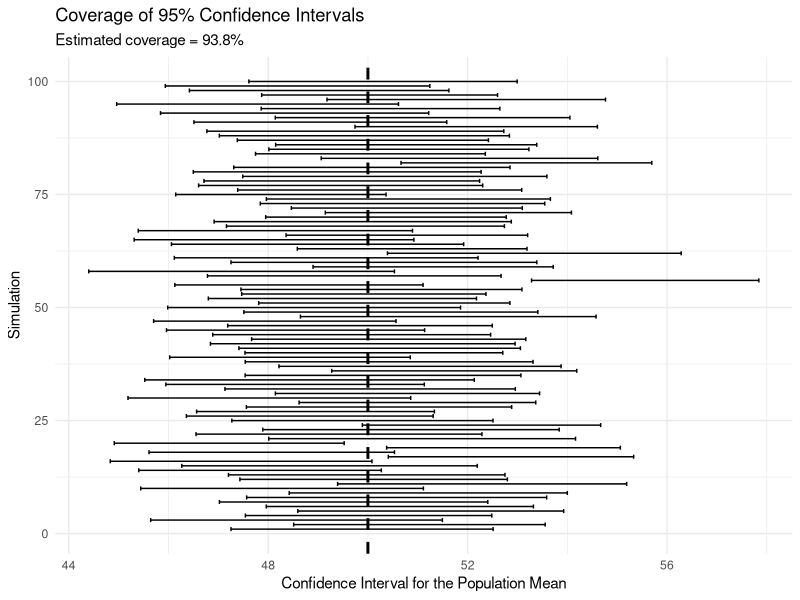
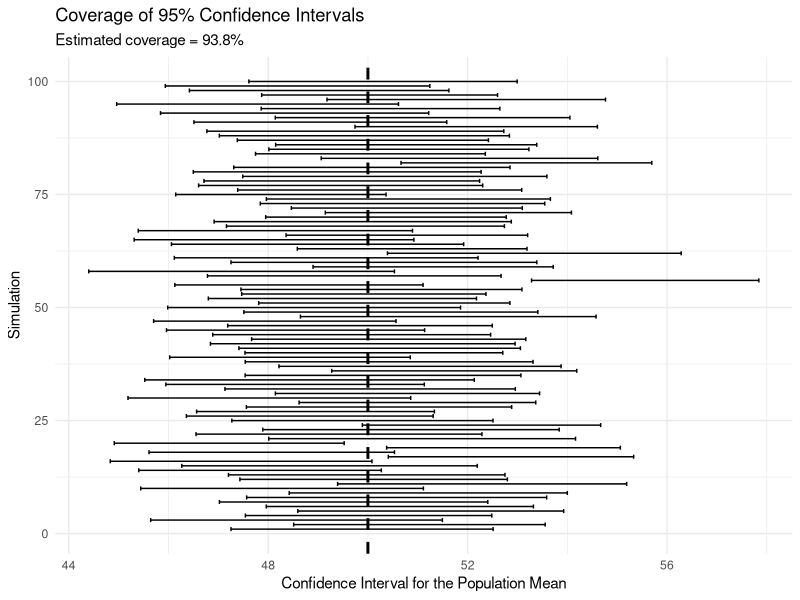

Generate these figures, in order, with R:
# ============================================================
# Blog 8: Confidence Interval Coverage Simulation
# ============================================================


# ------------------------------------------------------------
# 1. Project paths
# ------------------------------------------------------------

project_path <- "D:/Rproject/6400-blog8"

figure_path <- file.path(
  project_path,
  "figure"
)

if (!dir.exists(figure_path)) {
  dir.create(
    figure_path,
    recursive = TRUE
  )
}


# ------------------------------------------------------------
# 2. Load packages
# ------------------------------------------------------------

library(ggplot2)


# ============================================================
# 3. General parameters
# ============================================================

set.seed(123)

population_mean <- 50
population_sd <- 10

sample_size <- 50

n_bootstrap <- 5000

n_simulations <- 1000

confidence_level <- 0.95

alpha <- 1 - confidence_level


# ============================================================
# 4. Confidence Interval Coverage Simulation
# ============================================================


# ------------------------------------------------------------
# 4.1 Set up the simulation
# ------------------------------------------------------------

coverage_results <- data.frame(
  simulation = 1:n_simulations,
  lower = numeric(n_simulations),
  upper = numeric(n_simulations),
  covered = logical(n_simulations)
)


# ------------------------------------------------------------
# 4.2 Repeat sampling and bootstrap confidence intervals
# ------------------------------------------------------------

for (i in 1:n_simulations) {
  
  # Draw a new sample
  
  sample_data <- rnorm(
    sample_size,
    mean = population_mean,
    sd = population_sd
  )
  
  
  # Bootstrap resampling
  
  bootstrap_means <- numeric(
    n_bootstrap
  )
  
  
  for (j in 1:n_bootstrap) {
    
    bootstrap_sample <- sample(
      sample_data,
      size = sample_size,
      replace = TRUE
    )
    
    bootstrap_means[j] <- mean(
      bootstrap_sample
    )
  }
  
  
  # Construct confidence interval
  
  bootstrap_ci <- quantile(
    bootstrap_means,
    probs = c(
      alpha / 2,
      1 - alpha / 2
    )
  )
  
  
  # Store confidence interval
  
  coverage_results$lower[i] <- bootstrap_ci[1]
  
  coverage_results$upper[i] <- bootstrap_ci[2]
  
  
  # Check whether the interval contains
  # the true population mean
  
  coverage_results$covered[i] <- (
    population_mean >= bootstrap_ci[1] &
      population_mean <= bootstrap_ci[2]
  )
}


# ------------------------------------------------------------
# 4.3 Calculate coverage rate
# ------------------------------------------------------------

coverage_rate <- mean(
  coverage_results$covered
)

print(coverage_rate)

cat(
  "Estimated coverage rate:",
  round(coverage_rate, 3),
  "\n"
)

cat(
  "Target confidence level:",
  confidence_level,
  "\n"
)


# ------------------------------------------------------------
# 4.4 Select 100 intervals for visualization
# ------------------------------------------------------------

set.seed(123)

plot_sample <- coverage_results[
  sample(
    1:nrow(coverage_results),
    100
  ),
]

plot_sample$plot_order <- 1:nrow(
  plot_sample
)


# ------------------------------------------------------------
# 4.5 Plot confidence interval coverage
# ------------------------------------------------------------

coverage_plot <- ggplot(
  plot_sample,
  aes(
    y = plot_order,
    xmin = lower,
    xmax = upper
  )
) +
  geom_errorbar(
    height = 0
  ) +
  geom_vline(
    xintercept = population_mean,
    linetype = "dashed",
    linewidth = 1
  ) +
  labs(
    title = "Coverage of 95% Confidence Intervals",
    subtitle = paste0(
      "Estimated coverage = ",
      round(coverage_rate * 100, 1),
      "%"
    ),
    x = "Confidence Interval for the Population Mean",
    y = "Simulation"
  ) +
  theme_minimal()


print(coverage_plot)


# Save the figure

ggsave(
  filename = file.path(
    figure_path,
    "coverage_simulation.png"
  ),
  plot = coverage_plot,
  width = 8,
  height = 6,
  dpi = 300
)
